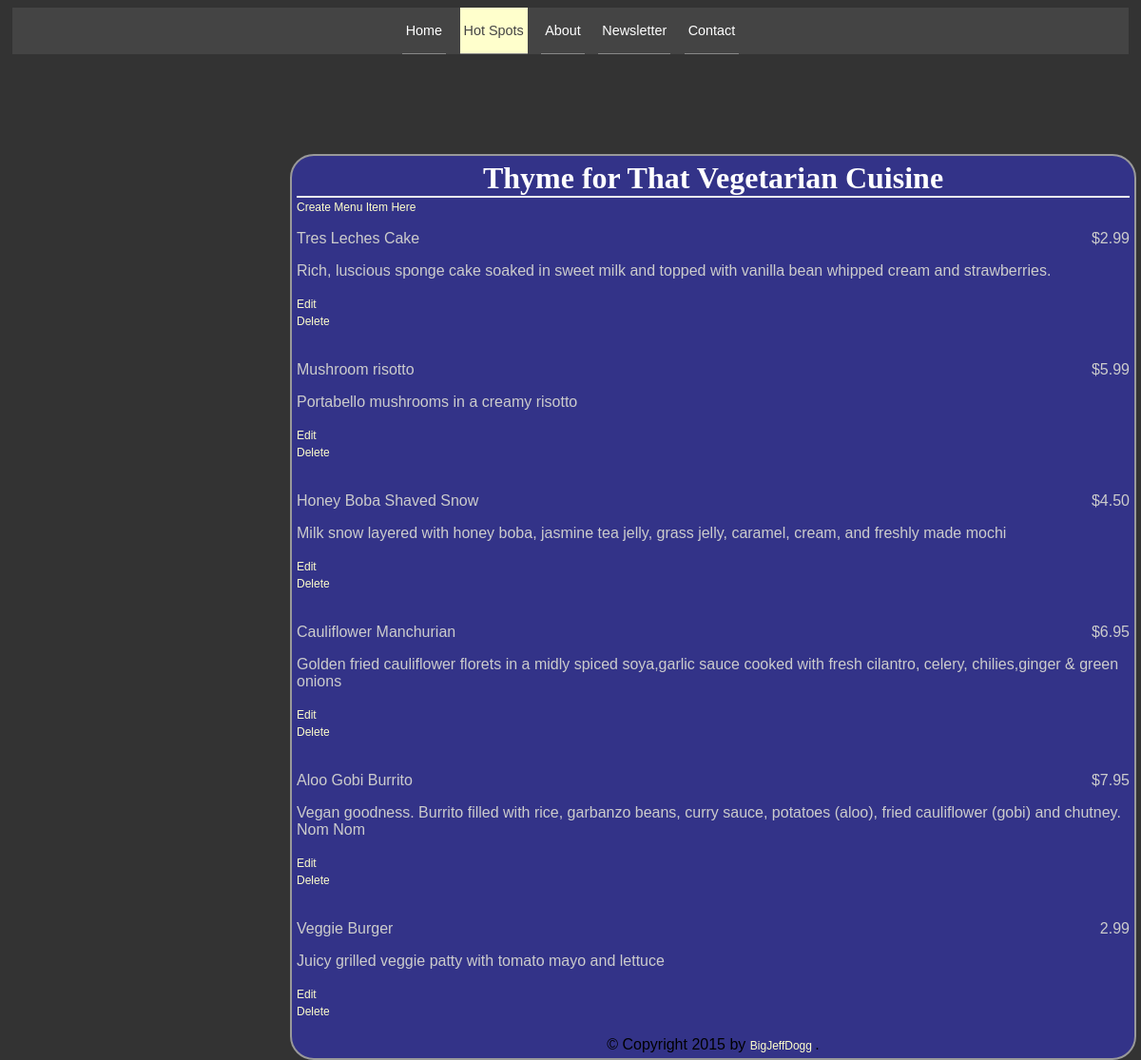
Page /restaurant/5/ on the committed database.
### lesson3/database_setup.py (models this page shows, shortened)
class Restaurant(Base):
	__tablename__ = 'restaurant' # names table
	name = Column(String(80), nullable=False)
	id = Column(Integer, primary_key=True)

class MenuItem(Base):
	__tablename__ = 'menu_item'
	name = Column(String(80), nullable=False)
	id = Column(Integer, primary_key=True)
	course = Column(String(250))
	description = Column(String(250))
	price = Column(String(8))
	restaurant_id = Column(Integer, ForeignKey('restaurant.id'))
	restaurant = relationship(Restaurant)

### lesson3/flaskr.py (the view)
@app.route('/restaurant/<int:restaurant_id>/')
def restaurantMenuItems(restaurant_id):
	restaurant = session.query(Restaurant).filter_by(id = restaurant_id).one()
  	items = session.query(MenuItem).filter_by(restaurant_id = restaurant.id)
  	return render_template('menu.html', restaurant=restaurant, items=items)

### lesson3/templates/menu.html (shortened to what this page needs)
{% extends 'base.html' %}
{% block content %}
		<div class='pane'>
			<div class='header'>
			<h1>{{ restaurant.name }}</h1>
			</div>
		<a href="{{ url_for('newMenuItem', restaurant_id=restaurant.id) }}">Create Menu Item Here</a>
		{% for i in items %}
	<div class='nameAndPrice'>
		<span class='name'><p>{{ i.name }}</p></span>
		<span class='price'><p>{{ i.price }}</p></span>
	</div>
	<div class='description'>
		<p>{{ i.description }}</p>
	</div>
	<div class='editdeletepane'>
		<a href="{{ url_for('editMenuItem', restaurant_id=restaurant.id, menu_id=i.id) }}">Edit</a>
		<br>
		<a href="{{ url_for('deleteMenuItem', restaurant_id=restaurant.id, menu_id=i.id) }}">Delete</a>
		<br><br>
	</div>
		{% endfor %}
{% endblock content %}

### lesson3/static/styles.css (style rules this page uses)
body { font-family: sans-serif; background-image: url('img3.jpg'); background-color: #333333 }
h1, h2, h3, h4 { color: #ffffff; }
h1, h2 { font-family: 'Georgia', serif; margin:0; }
h1 { border-bottom: 2px solid #eee; }
p, dd, dt { color: #cccccc; }
a { text-decoration: none; color: #ffffcc; font-size: .75em; }
.pane { position: absolute; left: 25%; border: 2px solid; border-radius: 25px; padding: 5px; margin: 5px; border-color: #999999; background-color: #333388 }
.header { left: 50%; text-align: center; }
.name { width: 50%; display: inline-block; float: left; }
.price { text-align: right; width: 50%; float: right; }

### rows in the picture
Restaurant: name "Thyme for That Vegetarian Cuisine"
MenuItem: name "Tres Leches Cake", price "$2.99", description "Rich, luscious sponge cake soaked in sweet milk and topped with vanilla bean whipped cream and strawberries."
MenuItem: name "Mushroom risotto", price "$5.99", description "Portabello mushrooms in a creamy risotto"
MenuItem: name "Honey Boba Shaved Snow", price "$4.50", description "Milk snow layered with honey boba, jasmine tea jelly, grass jelly, caramel, cream, and freshly made mochi"
MenuItem: name "Cauliflower Manchurian", price "$6.95", description "Golden fried cauliflower florets in a midly spiced soya,garlic sauce cooked with fresh cilantro, celery, chilies,ginger & green onions"
MenuItem: name "Aloo Gobi Burrito", price "$7.95", description "Vegan goodness. Burrito filled with rice, garbanzo beans, curry sauce, potatoes (aloo), fried cauliflower (gobi) and chutney. Nom Nom"
MenuItem: name "Veggie Burger", price "2.99", description "Juicy grilled veggie patty with tomato mayo and lettuce"
